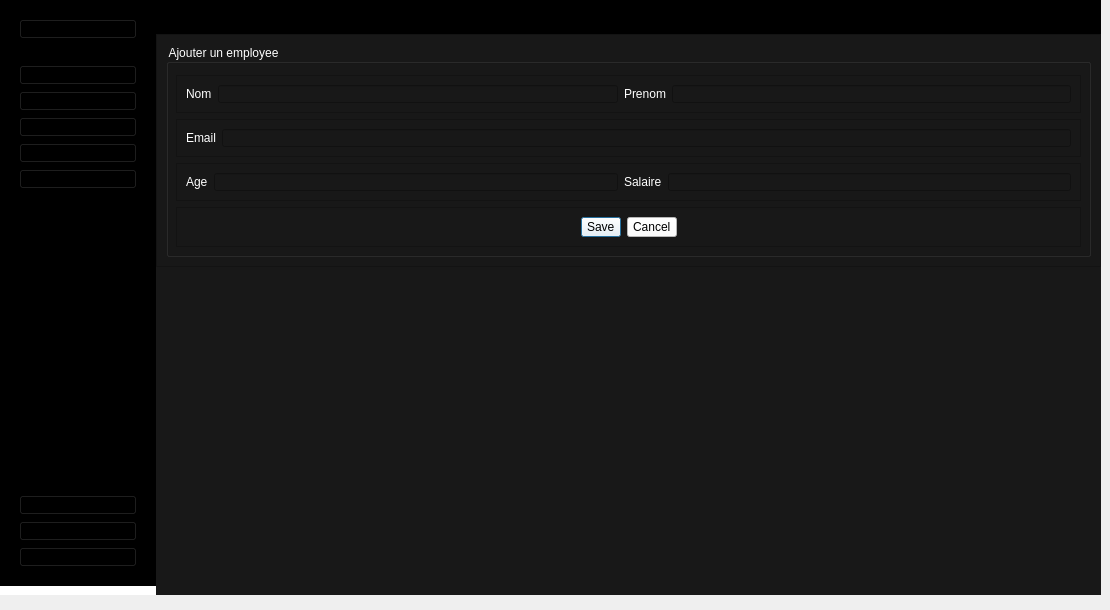
    <widget class="QWidget" name="AddPage">
     <widget class="QWidget" name="centralwidget_2">
      <property name="geometry">
       <rect>
        <x>0</x>
        <y>0</y>
        <width>1101</width>
        <height>601</height>
       </rect>
      </property>
      <property name="styleSheet">
       <string notr="true">*{
padding:0;
margin:0;
}
QPushButton{
	text-align:left;
	padding:2px 5px;
	font: 75 9pt &quot;MS Shell Dlg 2&quot;;
}
#leftMenuSubContainer QPushButton{
	text-align:left;
	padding:5px 10px;
}</string>
      </property>
      <layout class="QFormLayout" name="formLayout_7">
       <property name="horizontalSpacing">
        <number>0</number>
       </property>
       <property name="verticalSpacing">
        <number>0</number>
       </property>
       <property name="leftMargin">
        <number>0</number>
       </property>
       <property name="topMargin">
        <number>0</number>
       </property>
       <property name="rightMargin">
        <number>0</number>
       </property>
       <property name="bottomMargin">
        <number>0</number>
       </property>
       <item row="0" column="0">
        <widget class="QWidget" name="leftMenuContainer_4" native="true">
         <property name="styleSheet">
          <string notr="true">background-color:#FFF;
</string>
         </property>
         <layout class="QVBoxLayout" name="verticalLayout_18">
          <property name="leftMargin">
           <number>0</number>
          </property>
          <property name="topMargin">
           <number>0</number>
          </property>
          <property name="rightMargin">
           <number>0</number>
          </property>
          <item>
           <widget class="QWidget" name="leftMenuSubContainer_4" native="true">
            <property name="styleSheet">
             <string notr="true">background-color:rgb(0, 0, 0);</string>
            </property>
            <layout class="QVBoxLayout" name="verticalLayout_19">
             <item alignment="Qt::AlignTop">
              <widget class="QFrame" name="UserSideMenu_4">
               <property name="frameShape">
                <enum>QFrame::StyledPanel</enum>
               </property>
               <property name="frameShadow">
                <enum>QFrame::Raised</enum>
               </property>
               <layout class="QHBoxLayout" name="horizontalLayout_15">
                <item>
                 <widget class="QPushButton" name="Account_4">
                  <property name="toolTip">
                   <string>User</string>
                  </property>
                  <property name="toolTipDuration">
                   <number>16</number>
                  </property>
                  <property name="text">
                   <string>mon compte</string>
                  </property>
                  <property name="icon">
                   <iconset>
                    <normalon>icon/user.svg</normalon>
                   </iconset>
                  </property>
                  <property name="iconSize">
                   <size>
                    <width>20</width>
                    <height>20</height>
                   </size>
                  </property>
                 </widget>
                </item>
               </layout>
              </widget>
             </item>
             <item alignment="Qt::AlignTop">
              <widget class="QFrame" name="MainFunctions_4">
               <property name="sizePolicy">
                <sizepolicy hsizetype="Preferred" vsizetype="Preferred">
                 <horstretch>0</horstretch>
                 <verstretch>0</verstretch>
                </sizepolicy>
               </property>
               <property name="frameShape">
                <enum>QFrame::StyledPanel</enum>
               </property>
               <property name="frameShadow">
                <enum>QFrame::Raised</enum>
               </property>
               <layout class="QVBoxLayout" name="verticalLayout_20">
                <item>
                 <widget class="QPushButton" name="HomeBtn_4">
                  <property name="toolTip">
                   <string>Home</string>
                  </property>
                  <property name="text">
                   <string>maison</string>
                  </property>
                  <property name="icon">
                   <iconset>
                    <normaloff>icon/home.svg</normaloff>
                    <normalon>icon/home.svg</normalon>icon/home.svg</iconset>
                  </property>
                  <property name="iconSize">
                   <size>
                    <width>20</width>
                    <height>20</height>
                   </size>
                  </property>
                 </widget>
                </item>
                <item>
                 <widget class="QPushButton" name="DataBtn_4">
                  <property name="toolTip">
                   <string>Data</string>
                  </property>
                  <property name="text">
                   <string>donnee employee</string>
                  </property>
                  <property name="icon">
                   <iconset>
                    <normaloff>icon/database.svg</normaloff>
                    <normalon>icon/database.svg</normalon>icon/database.svg</iconset>
                  </property>
                  <property name="iconSize">
                   <size>
                    <width>20</width>
                    <height>20</height>
                   </size>
                  </property>
                 </widget>
                </item>
                <item>
                 <widget class="QPushButton" name="addeq_3">
                  <property name="styleSheet">
                   <string notr="true">font: 75 9pt &quot;MS Shell Dlg 2&quot;;</string>
                  </property>
                  <property name="text">
                   <string>Ajouter employee</string>
                  </property>
                  <property name="icon">
                   <iconset>
                    <normaloff>icon/plus.svg</normaloff>icon/plus.svg</iconset>
                  </property>
                  <property name="iconSize">
                   <size>
                    <width>20</width>
                    <height>20</height>
                   </size>
                  </property>
                 </widget>
                </item>
                <item>
                 <widget class="QPushButton" name="PdfBtn_4">
                  <property name="toolTip">
                   <string>Pdf</string>
                  </property>
                  <property name="text">
                   <string>demande de conjée</string>
                  </property>
                  <property name="icon">
                   <iconset>
                    <normaloff>icon/plus.svg</normaloff>icon/plus.svg</iconset>
                  </property>
                  <property name="iconSize">
                   <size>
                    <width>20</width>
                    <height>20</height>
                   </size>
                  </property>
                 </widget>
                </item>
                <item>
                 <widget class="QPushButton" name="pushButton_15">
                  <property name="text">
                   <string>donnee congé</string>
                  </property>
                  <property name="icon">
                   <iconset>
                    <normaloff>icon/database.svg</normaloff>icon/database.svg</iconset>
                  </property>
                 </widget>
                </item>
                <item>
                 <spacer name="verticalSpacer_22">
                  <property name="orientation">
                   <enum>Qt::Vertical</enum>
                  </property>
                  <property name="sizeHint" stdset="0">
                   <size>
                    <width>20</width>
                    <height>40</height>
                   </size>
                  </property>
                 </spacer>
                </item>
                <item>
                 <spacer name="verticalSpacer_23">
                  <property name="orientation">
                   <enum>Qt::Vertical</enum>
                  </property>
                  <property name="sizeHint" stdset="0">
                   <size>
                    <width>20</width>
                    <height>40</height>
                   </size>
                  </property>
                 </spacer>
                </item>
                <item>
                 <spacer name="verticalSpacer_24">
                  <property name="orientation">
                   <enum>Qt::Vertical</enum>
                  </property>
                  <property name="sizeHint" stdset="0">
                   <size>
                    <width>20</width>
                    <height>40</height>
                   </size>
                  </property>
                 </spacer>
                </item>
                <item>
                 <spacer name="verticalSpacer_25">
                  <property name="orientation">
                   <enum>Qt::Vertical</enum>
                  </property>
                  <property name="sizeHint" stdset="0">
                   <size>
                    <width>20</width>
                    <height>40</height>
                   </size>
                  </property>
                 </spacer>
                </item>
                <item>
                 <spacer name="verticalSpacer_26">
                  <property name="orientation">
                   <enum>Qt::Vertical</enum>
                  </property>
                  <property name="sizeHint" stdset="0">
                   <size>
                    <width>20</width>
                    <height>40</height>
                   </size>
                  </property>
                 </spacer>
                </item>
                <item>
                 <spacer name="verticalSpacer_27">
                  <property name="orientation">
                   <enum>Qt::Vertical</enum>
                  </property>
                  <property name="sizeHint" stdset="0">
                   <size>
                    <width>20</width>
                    <height>40</height>
                   </size>
                  </property>
                 </spacer>
                </item>
                <item>
                 <spacer name="verticalSpacer_28">
                  <property name="orientation">
                   <enum>Qt::Vertical</enum>
                  </property>
                  <property name="sizeHint" stdset="0">
                   <size>
                    <width>20</width>
                    <height>40</height>
                   </size>
                  </property>
                 </spacer>
                </item>
               </layout>
              </widget>
             </item>
             <item alignment="Qt::AlignBottom">
              <widget class="QFrame" name="AppFunction_4">
               <property name="frameShape">
                <enum>QFrame::StyledPanel</enum>
               </property>
               <property name="frameShadow">
                <enum>QFrame::Raised</enum>
               </property>
               <layout class="QVBoxLayout" name="verticalLayout_21">
                <item>
                 <widget class="QPushButton" name="SettingsBtn_4">
                  <property name="toolTip">
                   <string>Settings</string>
                  </property>
                  <property name="text">
                   <string>parametre</string>
                  </property>
                  <property name="icon">
                   <iconset>
                    <normaloff>icon/settings.svg</normaloff>
                    <disabledoff>icon/settings.svg</disabledoff>icon/settings.svg</iconset>
                  </property>
                  <property name="iconSize">
                   <size>
                    <width>20</width>
                    <height>20</height>
                   </size>
                  </property>
                 </widget>
                </item>
                <item>
                 <widget class="QPushButton" name="HelpBtn_4">
                  <property name="toolTip">
                   <string>Help</string>
                  </property>
                  <property name="text">
                   <string>aide</string>
                  </property>
                  <property name="icon">
                   <iconset>
                    <normaloff>icon/help-circle.svg</normaloff>
                    <normalon>icon/help-circle.svg</normalon>icon/help-circle.svg</iconset>
                  </property>
                  <property name="iconSize">
                   <size>
                    <width>20</width>
                    <height>20</height>
                   </size>
                  </property>
                 </widget>
                </item>
                <item>
                 <widget class="QPushButton" name="LogoutBtn_4">
                  <property name="toolTip">
                   <string>Logout</string>
                  </property>
                  <property name="text">
                   <string>deconnecter</string>
                  </property>
                  <property name="icon">
                   <iconset>
                    <normaloff>icon/log-out.svg</normaloff>
                    <normalon>icon/log-out.svg</normalon>icon/log-out.svg</iconset>
                  </property>
                  <property name="iconSize">
                   <size>
                    <width>20</width>
                    <height>20</height>
                   </size>
                  </property>
                 </widget>
                </item>
               </layout>
              </widget>
             </item>
            </layout>
           </widget>
          </item>
         </layout>
        </widget>
       </item>
       <item row="0" column="1">
        <widget class="QWidget" name="mainBodyContainer_4" native="true">
         <property name="styleSheet">
          <string notr="true">background-color:#181818 ;</string>
         </property>
         <layout class="QFormLayout" name="formLayout_8">
          <property name="horizontalSpacing">
           <number>0</number>
          </property>
          <property name="verticalSpacing">
           <number>0</number>
          </property>
          <property name="leftMargin">
           <number>0</number>
          </property>
          <property name="topMargin">
           <number>0</number>
          </property>
          <property name="rightMargin">
           <number>0</number>
          </property>
          <property name="bottomMargin">
           <number>0</number>
          </property>
          <item row="0" column="0" colspan="2">
           <widget class="QFrame" name="TopBar_4">
            <property name="styleSheet">
             <string notr="true">background-color:rgb(0, 0, 0);</string>
            </property>
            <property name="frameShape">
             <enum>QFrame::StyledPanel</enum>
            </property>
            <property name="frameShadow">
             <enum>QFrame::Raised</enum>
            </property>
            <layout class="QVBoxLayout" name="verticalLayout_22">
             <item>
              <widget class="QLabel" name="Actor_4">
               <property name="styleSheet">
                <string notr="true">font: 75 16pt &quot;MS Shell Dlg 2&quot;;
</string>
               </property>
               <property name="text">
                <string>Responsable Ressource Humaine</string>
               </property>
              </widget>
             </item>
            </layout>
           </widget>
          </item>
          <item row="1" column="0" colspan="2">
           <widget class="QFrame" name="MainContent_4">
            <property name="styleSheet">
             <string notr="true">background-color:#181818 ;</string>
            </property>
            <property name="frameShape">
             <enum>QFrame::StyledPanel</enum>
            </property>
            <property name="frameShadow">
             <enum>QFrame::Raised</enum>
            </property>
            <layout class="QHBoxLayout" name="horizontalLayout_16">
             <item>
              <widget class="QGroupBox" name="groupBox_3">
               <property name="styleSheet">
                <string notr="true">font: 75 12pt &quot;MS Shell Dlg 2&quot;;
color:#fff;
</string>
               </property>
               <property name="title">
                <string>Ajouter un employee</string>
               </property>
               <layout class="QVBoxLayout" name="verticalLayout_23">
                <property name="spacing">
                 <number>6</number>
                </property>
                <property name="topMargin">
                 <number>30</number>
                </property>
                <item>
                 <widget class="QFrame" name="frame_9">
                  <property name="frameShape">
                   <enum>QFrame::StyledPanel</enum>
                  </property>
                  <property name="frameShadow">
                   <enum>QFrame::Raised</enum>
                  </property>
                  <layout class="QHBoxLayout" name="horizontalLayout_17">
                   <item>
                    <widget class="QLabel" name="label_9">
                     <property name="text">
                      <string>Nom</string>
                     </property>
                    </widget>
                   </item>
                   <item>
                    <widget class="QLineEdit" name="lineEdit"/>
                   </item>
                   <item>
                    <widget class="QLabel" name="label_6">
                     <property name="text">
                      <string>Prenom</string>
                     </property>
                    </widget>
                   </item>
                   <item>
                    <widget class="QLineEdit" name="lineEdit_5"/>
                   </item>
                  </layout>
                 </widget>
                </item>
                <item>
                 <widget class="QFrame" name="frame_10">
                  <property name="frameShape">
                   <enum>QFrame::StyledPanel</enum>
                  </property>
                  <property name="frameShadow">
                   <enum>QFrame::Raised</enum>
                  </property>
                  <layout class="QHBoxLayout" name="horizontalLayout_18">
                   <item>
                    <widget class="QLabel" name="label_10">
                     <property name="text">
                      <string>Email</string>
                     </property>
                    </widget>
                   </item>
                   <item>
                    <widget class="QLineEdit" name="lineEdit_2"/>
                   </item>
                  </layout>
                 </widget>
                </item>
                <item>
                 <widget class="QFrame" name="frame_11">
                  <property name="frameShape">
                   <enum>QFrame::StyledPanel</enum>
                  </property>
                  <property name="frameShadow">
                   <enum>QFrame::Raised</enum>
                  </property>
                  <layout class="QHBoxLayout" name="horizontalLayout_19">
                   <item>
                    <widget class="QLabel" name="label_11">
                     <property name="text">
                      <string>Age</string>
                     </property>
                    </widget>
                   </item>
                   <item>
                    <widget class="QLineEdit" name="lineEdit_3"/>
                   </item>
                   <item>
                    <widget class="QLabel" name="label_12">
                     <property name="text">
                      <string>Salaire</string>
                     </property>
                    </widget>
                   </item>
                   <item>
                    <widget class="QLineEdit" name="lineEdit_4"/>
                   </item>
                  </layout>
                 </widget>
                </item>
                <item>
                 <widget class="QFrame" name="frame_12">
                  <property name="frameShape">
                   <enum>QFrame::StyledPanel</enum>
                  </property>
                  <property name="frameShadow">
                   <enum>QFrame::Raised</enum>
                  </property>
                  <layout class="QHBoxLayout" name="horizontalLayout_20">
                   <item>
                    <widget class="QDialogButtonBox" name="buttonBox_2">
                     <property name="styleSheet">
                      <string notr="true">background-color:#FFF;
color:rgb(0, 0, 0);</string>
                     </property>
                     <property name="standardButtons">
                      <set>QDialogButtonBox::Cancel|QDialogButtonBox::Save</set>
                     </property>
                     <property name="centerButtons">
                      <bool>true</bool>
                     </property>
                    </widget>
                   </item>
                  </layout>
                 </widget>
                </item>
               </layout>
              </widget>
             </item>
            </layout>
           </widget>
          </item>
         </layout>
        </widget>
       </item>
      </layout>
     </widget>
    </widget>
